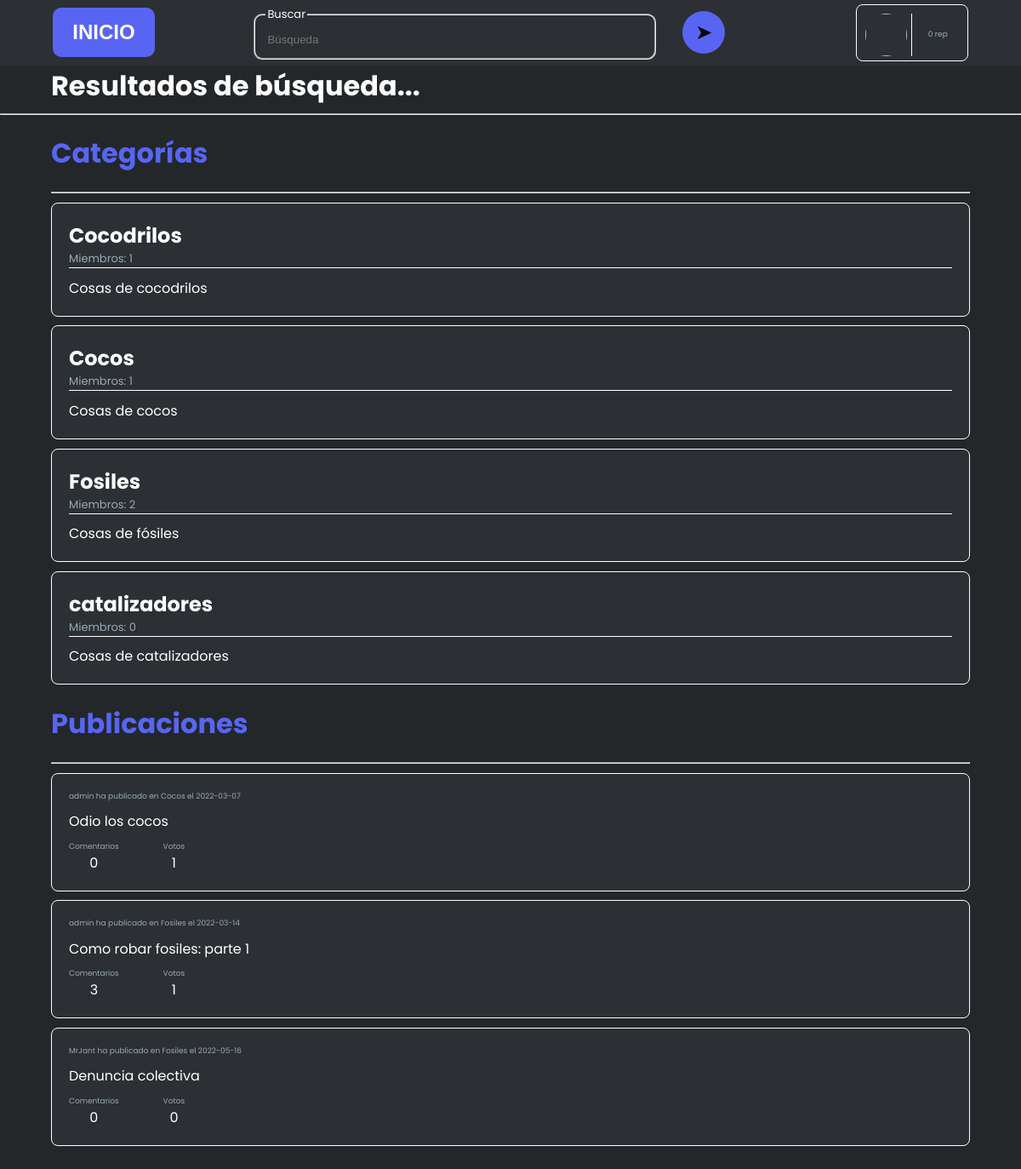
The page /sitio/search/index.php on the database as committed earlier.
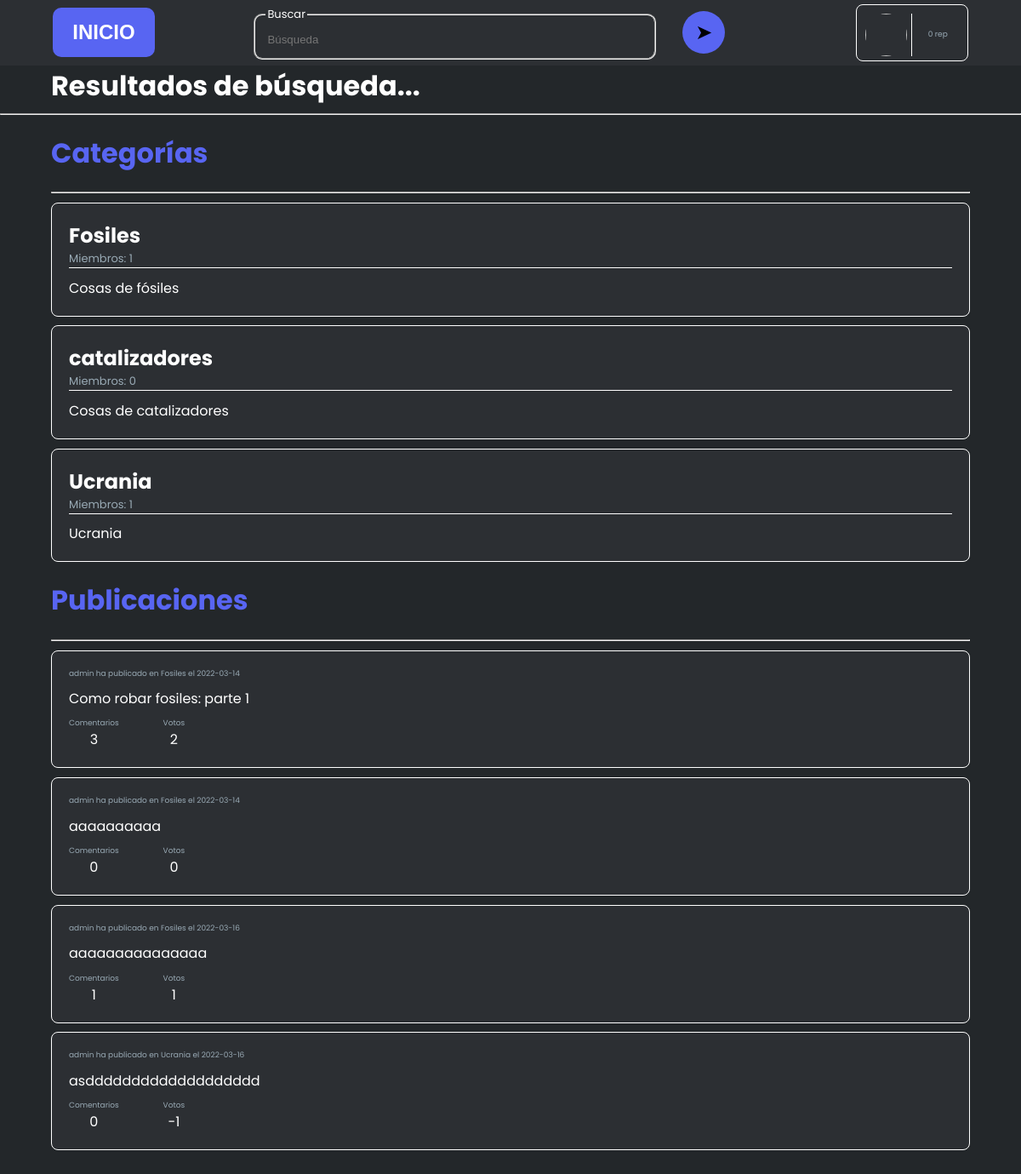
The same page on the database as committed later.
### tables this page shows
CREATE TABLE `categorias` (
  `id` int(11) NOT NULL AUTO_INCREMENT,
  `nombre` varchar(16) DEFAULT NULL,
  `descripcion` varchar(255) DEFAULT NULL,
  `propietario` varchar(16) DEFAULT NULL,
  `fecha_creacion` date DEFAULT current_timestamp(),
  PRIMARY KEY (`id`),
  KEY `propietario` (`propietario`),
  CONSTRAINT `categorias_ibfk_1` FOREIGN KEY (`propietario`) REFERENCES `usuarios` (`alias`) ON DELETE CASCADE
);

CREATE TABLE `articulos` (
  `id` int(11) NOT NULL AUTO_INCREMENT,
  `titulo` varchar(150) DEFAULT NULL,
  `contenido` longtext DEFAULT NULL,
  `op` varchar(16) DEFAULT NULL,
  `categoria` int(11) DEFAULT NULL,
  `fecha_publicacion` date DEFAULT current_timestamp(),
  PRIMARY KEY (`id`),
  KEY `op` (`op`),
  KEY `categoria` (`categoria`),
  CONSTRAINT `articulos_ibfk_1` FOREIGN KEY (`op`) REFERENCES `usuarios` (`alias`) ON DELETE CASCADE,
  CONSTRAINT `articulos_ibfk_2` FOREIGN KEY (`categoria`) REFERENCES `categorias` (`id`) ON DELETE CASCADE
);

### sitio/search/index.php (the view, shortened to what this page needs)
<!DOCTYPE html><html lang="es">
<head>
    <link rel="stylesheet" href="resources/styles.css">
</head>
<body>
    <?php
        require_once("../../conexion/utils.php");
        $busqueda = $_POST['buscar'];
        if(!isset($con)) $con = new mysqli("localhost", "root", "", "Scope");
    ?>
    <div id="header">
        <div class="inicio">
            <button class="btn btnInicio" onclick="location.href='../home'">INICIO</button>
        </div>
        <form id='formBuscar' class="busqueda" method='post' action="../search/">
            <div id="divFieldset">
                <fieldset id="fieldsetBuscar">
                    <legend>Buscar</legend>
                    <input type="text" class="input buscar" id="buscar" name="buscar" placeholder="Búsqueda">
                </fieldset>
            </div>
            <button type="button" class='btn btnBuscar' id='btnBuscar'>
                ➤
            </button>
        </form>
        <div class="perfil">
            <img id="fotoPerfil">
            <div class="alias">
                <div class="rep"><?php
                    $res = $con->query("SELECT (SELECT COUNT(*) FROM votosxarticulos WHERE art IN (SELECT id FROM articulos WHERE op='".$_SESSION['user']['alias']."') AND positivo=1) - (SELECT COUNT(*) FROM votosxarticulos WHERE art IN (SELECT id FROM articulos WHERE op='".$_SESSION['user']['alias']."') AND positivo=0) as rep");
                    $rep = mysqli_fetch_assoc($res);
                    echo $rep['rep'];
                ?> rep</div>
            </div>
        </div>
    </div>
    <h1 class="head">Resultados de búsqueda...</h1>
    <hr/>
    <div class="resultado">
        <div class="categorias">
            <h1>Categorías</h1>
            <hr/>
            <?php
                $res = $con->query("SELECT * FROM categorias WHERE nombre LIKE '%".$busqueda."%'");
                if($res->num_rows < 1) echo "No se han encontrado categorías...";
                else{
                    while ($row = mysqli_fetch_assoc($res)) $categorias[] = $row;
                    for ($i = 0; $i < count($categorias); $i++){
                        $res = $con->query("SELECT * FROM usuariosxcategorias WHERE idCat = ".$categorias[$i]['id']);
                        $categorias[$i]['nSeguidores'] = $res->num_rows;
                        echo "<div class='categoria' id='".$categorias[$i]['id']."'>
                            <div class='nombre'>".$categorias[$i]['nombre']."</div>
                            <div class='nSeguidores'>Miembros: ".$categorias[$i]['nSeguidores']."</div>
                            <div class='descripcion'>"; if ($categorias[$i]['descripcion'] == "") echo "(Sin descripción)"; else echo base64_decode($categorias[$i]['descripcion']); echo "</div>
                        </div>";
                    }
                }
            ?>
        </div>
        <div class="articulos">
            <h1>Publicaciones</h1>
            <hr/>
            <?php
                $res = $con->query("SELECT * FROM articulos WHERE titulo LIKE '%".$busqueda."%'");
                if($res->num_rows < 1) echo "No se han encontrado publicaciones...";
                else{
                    while ($row = mysqli_fetch_assoc($res)) $publicaciones[] = $row;
                    for ($i = 0; $i < count($publicaciones); $i++){
                        $res = $con->query("SELECT * FROM comentarios WHERE articulo = ".$publicaciones[$i]['id']);
                        $comentarios = $res->num_rows;
                        $publicaciones[$i]['nComentarios'] = $comentarios;
                        $res = $con->query("SELECT nombre FROM categorias WHERE id = ".$publicaciones[$i]['categoria']);
                        $nombreCat = mysqli_fetch_assoc($res);
                        $publicaciones[$i]['nombreCat'] = $nombreCat['nombre'];
                        $res = $con->query("SELECT (SELECT COUNT(*) FROM votosxarticulos WHERE positivo=1 AND art=".$publicaciones[$i]['id'].") - (SELECT COUNT(*) FROM votosxarticulos WHERE positivo=0 AND art=".$publicaciones[$i]['id'].") AS votos");
                        $votos = mysqli_fetch_assoc($res);
                        $publicaciones[$i]['votos'] = $votos['votos'];
                        echo "<div class='articulo' id='".$publicaciones[$i]['id']."'>
                            <div class='nombreCat'>".$publicaciones[$i]['op']." ha publicado en ".$publicaciones[$i]['nombreCat']." el ".$publicaciones[$i]['fecha_publicacion']."</div>
                            <div>".
                                $publicaciones[$i]['titulo']
                                ."
                                <div class='artAside'>
                                    <div class='comentarios'>
                                        <div>Comentarios</div>
                                        <div>".$publicaciones[$i]['nComentarios']."</div>
                                    </div>
                                    <div class='votos'>
                                        <div>Votos</div>
                                        <div>".$publicaciones[$i]['votos']."</div>
                                    </div>
                                </div>
                            </div>
                        </div>";
                    }
                }
            ?>
        </div>
    </div>
</body>
</html>

### sitio/search/resources/styles.css (style rules this page uses)
html, body { width: 100vw; height: 100vh; overflow: auto; }
body { margin: 0; padding: 0; background-color: #23272A; font-family: "Poppins", Arial, Sans-Serif; color: white; }
.btn { padding-top: 6%; padding-bottom: 6%; width: 100%; border: none; border-radius: 10px; background-color: rgb(88, 101, 242); cursor: pointer; }
fieldset { cursor: text; text-align: start; border-radius: 10px; }
fieldset > legend { font-size: small; }
.input { border: none; background: transparent; width: 100%; height: 100%; }
#header { display: flex; flex-wrap: nowrap; flex-direction: row; justify-content: space-around; align-items: center; background-color: #2C2F33; padding: .3em; }
.inicio { font-weight: 700; text-align: center; width: 10%; min-width: 120px; }
.perfil { cursor: pointer; border: 1px solid white; border-radius: .5em; display: flex; flex-direction: row; width: 120px; height: 55px; padding: 5px; }
.perfil img { display: inline-block; width: 50px; height: 50px; border-radius: 50%; margin: 5px; }
.alias { width: 50px; height: 50px; display: flex; align-items: center; justify-content: center; flex-direction: column; margin: 5px; margin-left: 0px; padding-left: 5px; border-left: 1px solid white; }
.rep { text-align: center; width: 100%; color: #99AAB5; font-size: xx-small; }
.btnInicio { padding: 15px; color: white; font-weight: 600; font-size: x-large; }
.articulos { width: 100%; }
.articulo, .categoria { padding: 20px; cursor: pointer; max-width: 100%; margin-top: 1%; margin-bottom: 1%; border-radius: .5em; border: 1px solid white; background-color: #2C2F33; display: flex; flex-wrap: nowrap; flex-direction: column; justify-content: space-between; align-items: flex-start; }
.articulo > div:nth-child(2) { display: flex; flex-wrap: nowrap; justify-content: space-between; flex-direction: column; width: 100%; }
.artAside { margin-top: 1%; display: flex; flex-wrap: nowrap; flex-direction: row; align-items: flex-start; }
.votos, .comentarios { display: flex; flex-direction: column; flex-wrap: nowrap; }
.votos div:first-child, .comentarios div:first-child { color: #99AAB5; font-size: xx-small; }
.votos div:last-child, .comentarios div:last-child { text-align: center; }
.nombreCat { color: #99AAB5; font-size: xx-small; width: 100%; margin-bottom: 1%; }
.comentarios { margin-right: 5%; }
.btnBuscar { margin-left: 5%; border-radius: 50%; font-size: x-large; padding: 1%; width: 50px; height: 50px; display: flex; justify-content: center; align-items: center; }
.busqueda { width: 50%; display: flex; flex-direction: row; align-items: center; }
#divFieldset { width: 80%; }
#buscar { color: white; }
.resultado, .head { margin: 5%; margin-top: 0; margin-bottom: 0; }
.categoria .nombre { font-weight: bold; font-size: x-large; }
.categoria .nSeguidores { color: #99AAB5; font-size: small; border-bottom: 1px solid white; width: 100%; margin-bottom: 1%; }
.resultado h1 { color: rgb(88, 101, 242); }

Rows that differ between the two databases and show on the page:
removed categorias: nombre "Cocodrilos", nSeguidores "1", descripcion "Cosas de cocodrilos"
removed categorias: nombre "Cocos", nSeguidores "1", descripcion "Cosas de cocos"
removed articulos: op "admin", nombreCat "Cocos", fecha_publicacion "2022-03-07", titulo "Odio los cocos", nComentarios "0", votos "1"
removed articulos: op "MrJant", nombreCat "Fosiles", fecha_publicacion "2022-05-16", titulo "Denuncia colectiva", nComentarios "0", votos "0"
changed categorias "Fosiles": nSeguidores "2" → "1"
added categorias: nombre "Ucrania", nSeguidores "1", descripcion "Ucrania"
changed articulos "Como robar fosiles: parte 1": votos "1" → "2"
added articulos: op "admin", nombreCat "Fosiles", fecha_publicacion "2022-03-14", titulo "aaaaaaaaaa", nComentarios "0", votos "0"
added articulos: op "admin", nombreCat "Fosiles", fecha_publicacion "2022-03-16", titulo "aaaaaaaaaaaaaaa", nComentarios "1", votos "1"
added articulos: op "admin", nombreCat "Ucrania", fecha_publicacion "2022-03-16", titulo "asddddddddddddddddddd", nComentarios "0", votos "-1"
